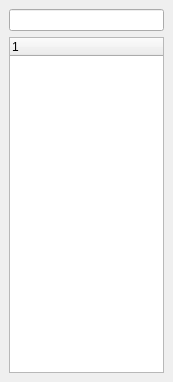
<ui version="4.0" >
 <class>TabIndex</class>
 <widget class="QWidget" name="TabIndex" >
  <property name="geometry" >
   <rect>
    <x>0</x>
    <y>0</y>
    <width>173</width>
    <height>382</height>
   </rect>
  </property>
  <property name="windowTitle" >
   <string>Form1</string>
  </property>
  <layout class="QVBoxLayout" >
   <property name="margin" >
    <number>9</number>
   </property>
   <property name="spacing" >
    <number>6</number>
   </property>
   <item>
    <widget class="QLineEdit" name="text" />
   </item>
   <item>
    <widget class="QTreeWidget" name="tree" >
     <property name="indentation" >
      <number>10</number>
     </property>
     <property name="rootIsDecorated" >
      <bool>false</bool>
     </property>
     <property name="allColumnsShowFocus" >
      <bool>true</bool>
     </property>
     <property name="columnCount" >
      <number>1</number>
     </property>
     <column>
      <property name="text" >
       <string>1</string>
      </property>
     </column>
    </widget>
   </item>
  </layout>
 </widget>
 <layoutdefault spacing="6" margin="11" />
 <resources/>
 <connections/>
</ui>
